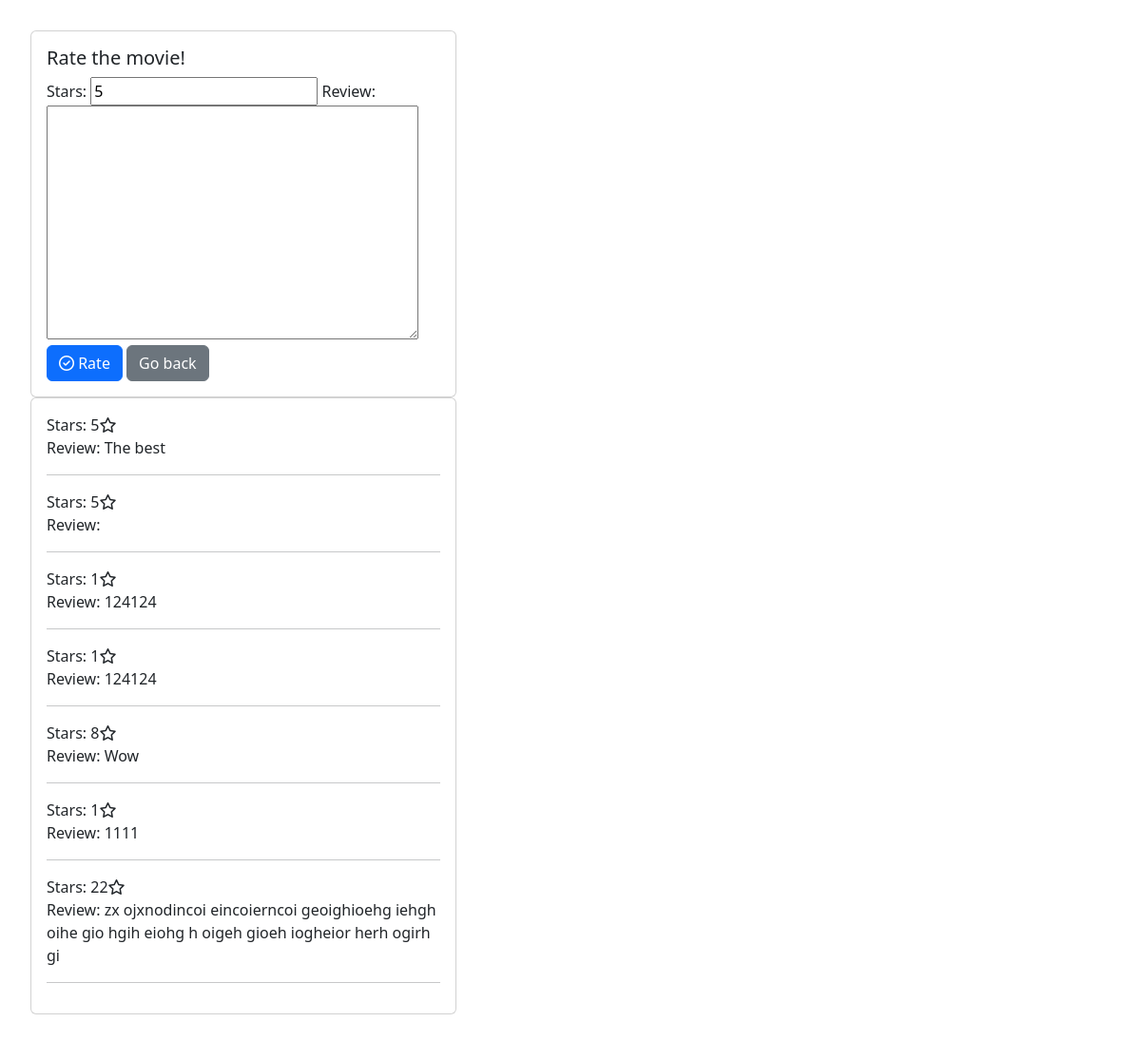
/moviesweb/rate/1 (signed in), run on the app's committed database.
### moviesweb/models.py (models this page shows)
class MovieRating(models.Model):
     review = models.TextField(default='', blank=True)
     stars = models.PositiveSmallIntegerField(default = 5)
     movie = models.ForeignKey(Movie,on_delete=models.CASCADE)

### moviesweb/views.py (the view)
# urls.py: path('rate/<int:id>', rate_movie, name='rate_movie'),
@login_required
def rate_movie(request, id):
    movie = get_object_or_404(Movie, pk=id)
    ratings = MovieRating.objects.filter(movie=movie)
    form_rating = MovieRatingForm(request.POST or None)
    if request.method== 'POST':
        if 'stars' in request.POST:
            rating = form_rating.save(commit=False)
            rating.movie = movie
            rating.save()
    return render(request,'rate_form.html',{'ratings':ratings,'form_rating':form_rating})

### moviesweb/forms.py
class MovieRatingForm(ModelForm):
    class Meta:
        model = MovieRating
        fields = ['stars','review']

### templates/rate_form.html (shortened to what this page needs)
{% extends 'main.html' %}
{% load bootstrap %}
{% block page %}
    <div class="card" style="width: 28rem;">
        <div class="card-body">
            <h5 class="card-title">Rate the movie!</h5>
            <form method="post" enctype="multipart/form-data">
                {{ form_rating|bootstrap }}
                <button type="submit" class="btn btn-primary"><i class="fa-regular fa-circle-check"></i> Rate</button>
                <a href="{% url 'all_movies' %}" class="btn btn-secondary">Go back</a>
            </form>
        </div>
    </div>
    <div class="card" style="width: 28rem;">
        <div class="card-body">
            {% for rating in ratings %}
                <h8>Stars: {{rating.stars}}<i class="fa-regular fa-star"></i></h8>
                <p>Review: {{rating.review}}</p>
                <hr>
            {% endfor %}
        </div>
    </div>
{% endblock %}

### moviesweb/static/new.css (style rules this page uses)
body { padding: 2rem; }

### data on the page
MovieRating: stars "5", review "The best"
MovieRating: stars "5"
MovieRating: stars "1", review "124124"
MovieRating: stars "1", review "124124"
MovieRating: stars "8", review "Wow"
MovieRating: stars "1", review "1111"
MovieRating: stars "22", review "zx ojxnodincoi eincoierncoi geoighioehg iehgh oihe gio hgih eiohg h oigeh gioeh iogheior herh ogirh gi"
